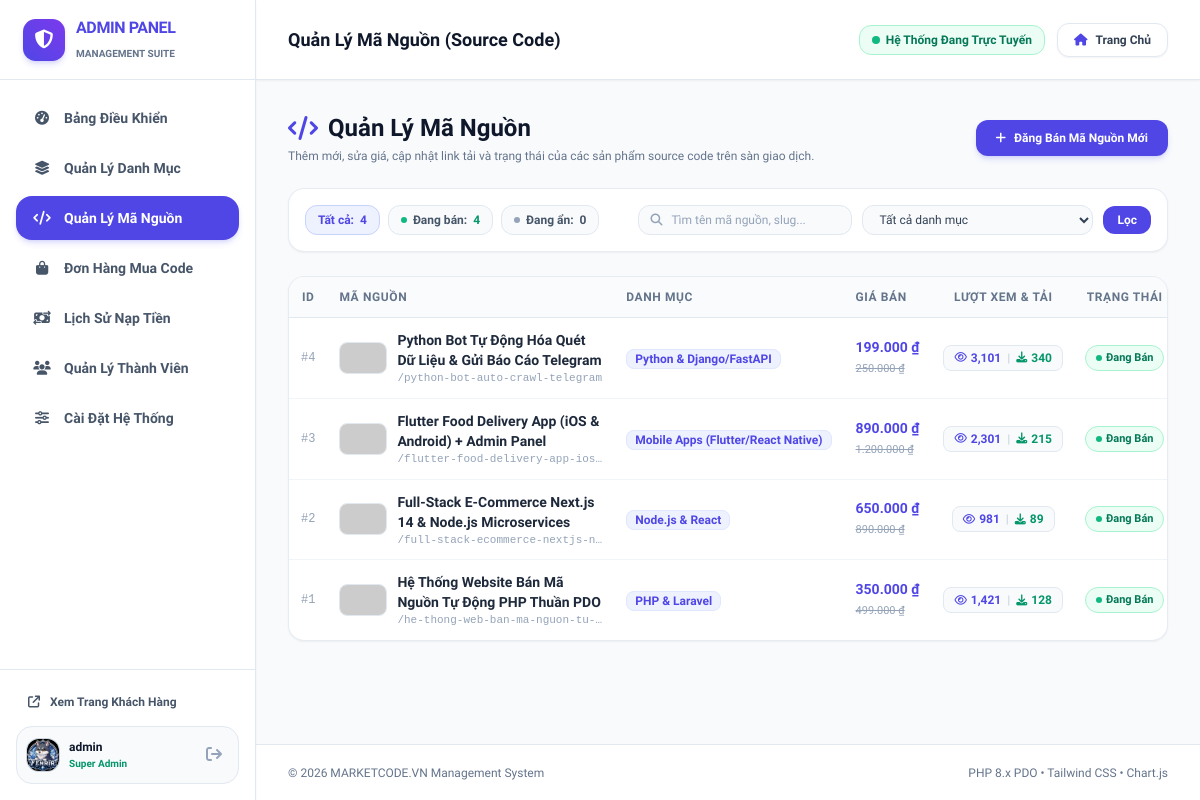
/admin/products.php (signed in), run on the app's committed database.
### tables this page shows
CREATE TABLE `users` (
  `id` int unsigned NOT NULL AUTO_INCREMENT,
  `username` varchar(50) NOT NULL,
  `email` varchar(100) NOT NULL,
  `password` varchar(255) NOT NULL,
  `fullname` varchar(100) DEFAULT NULL,
  `avatar` varchar(255) DEFAULT 'assets/images/default-avatar.png',
  `balance` decimal(15,2) NOT NULL DEFAULT '0.00' COMMENT 'Số dư khả dụng hiện tại',
  `total_deposited` decimal(15,2) NOT NULL DEFAULT '0.00' COMMENT 'Tổng tiền đã nạp tích lũy',
  `role` enum('user','admin') NOT NULL DEFAULT 'user',
  `status` enum('active','banned') NOT NULL DEFAULT 'active',
  `oauth_provider` varchar(30) DEFAULT NULL COMMENT 'google, facebook, zalo',
  `oauth_uid` varchar(100) DEFAULT NULL,
  `remember_token` varchar(100) DEFAULT NULL,
  `created_at` datetime NOT NULL DEFAULT CURRENT_TIMESTAMP,
  `updated_at` datetime NOT NULL DEFAULT CURRENT_TIMESTAMP ON UPDATE CURRENT_TIMESTAMP,
  PRIMARY KEY (`id`),
  UNIQUE KEY `uk_users_username` (`username`),
  UNIQUE KEY `uk_users_email` (`email`),
  KEY `idx_users_role` (`role`),
  KEY `idx_users_status` (`status`),
  KEY `idx_users_oauth` (`oauth_provider`,`oauth_uid`)
);

CREATE TABLE `products` (
  `id` int unsigned NOT NULL AUTO_INCREMENT,
  `category_id` int unsigned NOT NULL,
  `title` varchar(255) NOT NULL,
  `slug` varchar(280) NOT NULL,
  `short_desc` varchar(500) DEFAULT NULL,
  `content` longtext COMMENT 'Mô tả chi tiết và hướng dẫn cài đặt',
  `price` decimal(15,2) NOT NULL DEFAULT '0.00',
  `sale_price` decimal(15,2) DEFAULT NULL COMMENT 'Giá khuyến mãi (nếu có)',
  `thumbnail` varchar(255) NOT NULL DEFAULT 'assets/images/default-thumbnail.jpg',
  `gallery` text COMMENT 'Danh sách JSON ảnh demo bổ sung',
  `demo_url` varchar(255) DEFAULT NULL COMMENT 'Link trải nghiệm live demo',
  `download_url` varchar(255) NOT NULL COMMENT 'Link lưu trữ file (Drive/Mega/Local file)',
  `file_size` varchar(50) DEFAULT '15 MB',
  `download_count` int unsigned NOT NULL DEFAULT '0',
  `views` int unsigned DEFAULT '0',
  `view_count` int unsigned NOT NULL DEFAULT '0',
  `rating` decimal(3,2) NOT NULL DEFAULT '5.00',
  `status` enum('active','hidden','draft') NOT NULL DEFAULT 'active',
  `created_at` datetime NOT NULL DEFAULT CURRENT_TIMESTAMP,
  `updated_at` datetime NOT NULL DEFAULT CURRENT_TIMESTAMP ON UPDATE CURRENT_TIMESTAMP,
  PRIMARY KEY (`id`),
  UNIQUE KEY `uk_products_slug` (`slug`),
  KEY `idx_products_category` (`category_id`),
  KEY `idx_products_price` (`price`),
  KEY `idx_products_status` (`status`),
  KEY `idx_products_downloads` (`download_count`),
  CONSTRAINT `fk_products_category` FOREIGN KEY (`category_id`) REFERENCES `categories` (`id`) ON DELETE CASCADE ON UPDATE CASCADE
);

CREATE TABLE `categories` (
  `id` int unsigned NOT NULL AUTO_INCREMENT,
  `name` varchar(100) NOT NULL,
  `slug` varchar(120) NOT NULL,
  `icon` varchar(50) DEFAULT 'fas fa-code' COMMENT 'FontAwesome class hoặc SVG name',
  `description` varchar(255) DEFAULT NULL,
  `sort_order` int NOT NULL DEFAULT '0',
  `status` tinyint(1) NOT NULL DEFAULT '1' COMMENT '1: Hiện, 0: Ẩn',
  `created_at` datetime NOT NULL DEFAULT CURRENT_TIMESTAMP,
  `updated_at` datetime NOT NULL DEFAULT CURRENT_TIMESTAMP ON UPDATE CURRENT_TIMESTAMP,
  PRIMARY KEY (`id`),
  UNIQUE KEY `uk_categories_slug` (`slug`),
  KEY `idx_categories_status_sort` (`status`,`sort_order`)
);

### admin/products.php (the view, shortened to what the rows shown need)
<?php
require_once __DIR__ . '/includes/admin_header.php';
$where = ["1=1"];
$params = [];
$whereSql = implode(' AND ', $where);
$products = [];
if ($db) {
    try {
        $sql = "SELECT p.*, c.name as category_name
                FROM products p
                JOIN categories c ON p.category_id = c.id
                WHERE $whereSql
                ORDER BY p.id DESC";
        $stmt = $db->prepare($sql);
        $stmt->execute($params);
        $products = $stmt->fetchAll();
    } catch (Exception $e) {}
}
?>
<div class="space-y-6">
    <div class="flex flex-col sm:flex-row items-start sm:items-center justify-between gap-4">
        <div>
            <h1 class="text-2xl font-black text-slate-900 flex items-center gap-2.5">
                <i class="fa-solid fa-code text-indigo-600"></i>
                <span>Quản Lý Mã Nguồn</span>
            </h1>
        </div>
    </div>
    <div class="rounded-2xl bg-white border border-slate-200/80 shadow-sm overflow-hidden">
        <div class="w-full overflow-x-auto">
            <table class="w-full text-left text-sm border-collapse">
                <thead>
                    <tr class="border-b border-slate-200 text-xs uppercase text-slate-500 bg-slate-50/80 font-bold tracking-wider">
                        <th class="py-3 px-3 w-12 text-center whitespace-nowrap">ID</th>
                        <th class="py-3 px-3 min-w-[200px] whitespace-nowrap">Mã Nguồn</th>
                        <th class="py-3 px-3 whitespace-nowrap">Danh Mục</th>
                        <th class="py-3 px-3 whitespace-nowrap">Giá Bán</th>
                        <th class="py-3 px-3 text-center whitespace-nowrap">Lượt Xem &amp; Tải</th>
                        <th class="py-3 px-2.5 text-center whitespace-nowrap">Trạng Thái</th>
                    </tr>
                </thead>
                <tbody class="divide-y divide-slate-100 text-slate-700">
                    <?php if (!empty($products)): ?>
                        <?php foreach ($products as $p): ?>
                            <tr class="hover:bg-slate-50/70 transition-colors">
                                <td class="py-3 px-3 w-12 text-center font-mono text-xs text-slate-400 whitespace-nowrap">
                                    #<?= $p['id'] ?>
                                </td>
                                <td class="py-3 px-3 min-w-[200px]">
                                    <div class="flex items-center gap-2.5">
                                        <img src="<?= xss_clean($p['thumbnail']) ?>" alt="" onerror="this.onerror=null;this.src='https://placehold.co/120x80/f1f5f9/64748b?text=CODE';" class="w-12 h-8 rounded-lg object-cover border border-slate-200 shrink-0">
                                        <div class="min-w-0">
                                            <a href="<?= BASE_URL ?>/product?id=<?= $p['id'] ?>" target="_blank" class="font-bold text-slate-800 hover:text-indigo-600 transition-colors line-clamp-1 block text-xs sm:text-sm leading-snug" title="<?= xss_clean($p['title']) ?>">
                                                <?= xss_clean($p['title']) ?>
                                            </a>
                                            <span class="text-[11px] text-slate-400 font-mono truncate block max-w-xs leading-tight mt-0.5">
                                                /<?= xss_clean($p['slug']) ?>
                                            </span>
                                        </div>
                                    </div>
                                </td>
                                <td class="py-3 px-3 whitespace-nowrap">
                                    <span class="px-2 py-0.5 rounded-lg text-xs font-semibold bg-indigo-50 border border-indigo-100 text-indigo-600 whitespace-nowrap">
                                        <?= xss_clean($p['category_name']) ?>
                                    </span>
                                </td>
                                <td class="py-3 px-3 whitespace-nowrap">
                                    <div class="font-extrabold text-indigo-600 text-xs sm:text-sm whitespace-nowrap">
                                        <?= format_money(!empty($p['sale_price']) && $p['sale_price'] > 0 ? $p['sale_price'] : $p['price']) ?>
                                    </div>
                                    <?php if (!empty($p['sale_price']) && $p['sale_price'] < $p['price']): ?>
                                        <span class="text-[11px] text-slate-400 line-through whitespace-nowrap block mt-0.5">
                                            <?= format_money($p['price']) ?>
                                        </span>
                                    <?php endif; ?>
                                </td>
                                <td class="py-3 px-3 text-center whitespace-nowrap">
                                    <div class="inline-flex items-center gap-1.5 px-2.5 py-1 rounded-lg bg-slate-50 border border-slate-200 text-xs font-bold whitespace-nowrap">
                                        <span class="text-indigo-600 flex items-center gap-1" title="Lượt xem thực tế">
                                            <i class="fa-regular fa-eye text-[11px]"></i><?= number_format((int)($p['views'] ?? $p['view_count'] ?? 0)) ?>
                                        </span>
                                        <span class="text-slate-300">|</span>
                                        <span class="text-emerald-600 flex items-center gap-1" title="Lượt tải thành công">
                                            <i class="fa-solid fa-download text-[11px]"></i><?= number_format((int)$p['download_count']) ?>
                                        </span>
                                    </div>
                                </td>
                                <td class="py-3 px-2.5 text-center whitespace-nowrap">
                                    <?php if ($p['status'] === 'active'): ?>
                                        <span class="whitespace-nowrap inline-flex items-center gap-1 px-2.5 py-0.5 rounded-full text-[11px] font-semibold bg-emerald-50 text-emerald-700 border border-emerald-200">
                                            <span class="w-1.5 h-1.5 rounded-full bg-emerald-500"></span>
                                            <span>Đang Bán</span>
                                        </span>
                                    <?php endif; ?>
                                </td>
                            </tr>
                        <?php endforeach; ?>
                    <?php endif; ?>
                </tbody>
            </table>
        </div>
    </div>
</div>
<?php require_once __DIR__ . '/includes/admin_footer.php'; ?>

### admin/includes/sidebar.php (shortened to what the rows shown need)
<aside class="w-64 bg-white border-r border-slate-200 flex flex-col justify-between hidden lg:flex sticky top-0 h-screen shrink-0 z-40 shadow-sm">
    <div class="p-4 border-t border-slate-200 space-y-2">
        <div id="adminProfileBox" class="flex items-center justify-between p-2.5 rounded-2xl bg-slate-50 border border-slate-200 transition-colors">
            <div class="flex items-center gap-2.5">
                <img src="<?= xss_clean(get_user_avatar($currentUser)) ?>" alt="Avatar" onerror="this.onerror=null;this.src='https://ui-avatars.com/api/?name=Admin&background=4f46e5&color=fff&bold=true';" class="w-8 h-8 rounded-xl object-cover ring-1 ring-slate-300">
                <div class="text-xs">
                    <strong class="text-slate-900 block truncate max-w-[100px]"><?= xss_clean($currentUser['username']) ?></strong>
                    <span class="text-emerald-600 text-[10px] font-semibold">Super Admin</span>
                </div>
            </div>
        </div>
    </div>
</aside>

### data on the page
users: avatar (picture), username "admin"
products: id "4", title "Python Bot Tự Động Hóa Quét Dữ Liệu & Gửi Báo Cáo Telegram", slug "python-bot-auto-crawl-telegram", category.name "Python & Django/FastAPI", sale_price "199.000 ₫", price "250.000 ₫", views "3,101", download_count "340", status "active" (drawn)
products: id "3", title "Flutter Food Delivery App (iOS & Android) + Admin Panel", slug "flutter-food-delivery-app-ios…", category.name "Mobile Apps (Flutter/React Native)", sale_price "890.000 ₫", price "1.200.000 ₫", views "2,301", download_count "215", status "active" (drawn)
products: id "2", title "Full-Stack E-Commerce Next.js 14 & Node.js Microservices", slug "full-stack-ecommerce-nextjs-n…", category.name "Node.js & React", sale_price "650.000 ₫", price "890.000 ₫", views "981", download_count "89", status "active" (drawn)
products: id "1", title "Hệ Thống Website Bán Mã Nguồn Tự Động PHP Thuần PDO", slug "he-thong-web-ban-ma-nguon-tu-…", category.name "PHP & Laravel", sale_price "350.000 ₫", price "499.000 ₫", views "1,421", download_count "128", status "active" (drawn)

### other printed values
xss_clean($pageTitle) "Quản Lý Mã Nguồn (Source Code)"
$totalCount "4"
$activeCount "4"
$hiddenCount "0"
